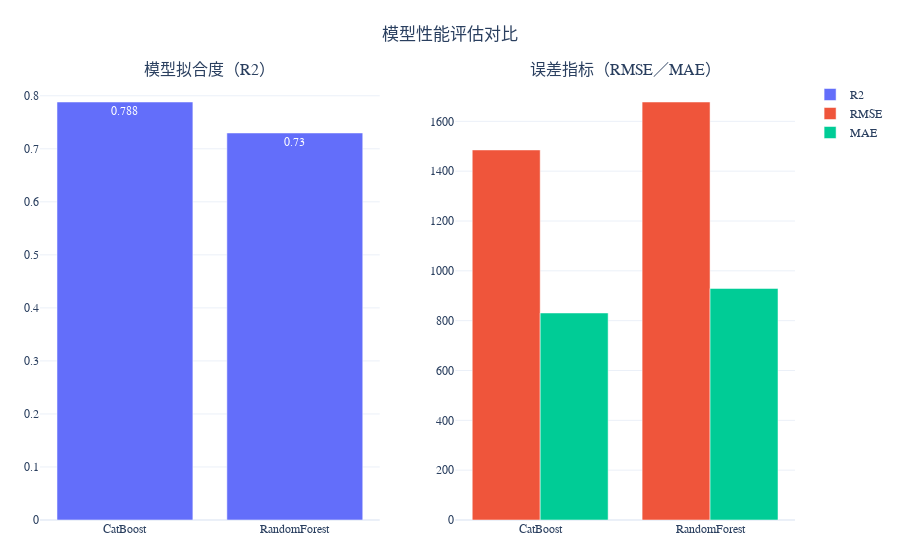
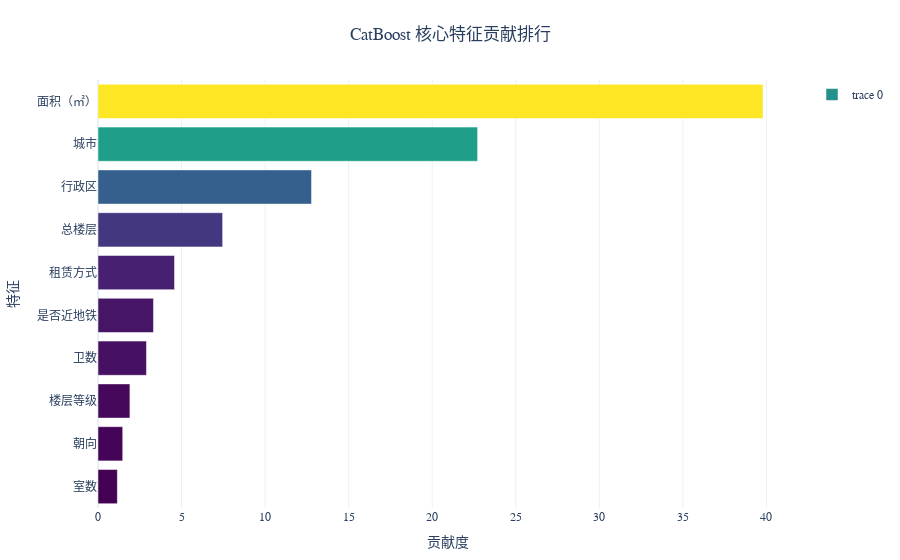

The notebook cell saved with these charts, in order:
### Code cell
def prepare_features(raw_df):
    df = raw_df.copy()
    df['is_subway'] = df['tags'].str.contains('近地铁', na=False).astype(int)

    cat_cols = ['city', 'rent_type', 'district', 'sub_district', 'orientation', 'floor_level']
    num_cols = ['area_sqm', 'bedrooms', 'living_rooms', 'bathrooms', 'total_floors', 'is_subway']
    target = 'price_avg'

    return df[cat_cols + num_cols + [target]], target, cat_cols

df_train, target_col, cat_features = prepare_features(df_clean)

pipeline = ModelPipeline(df_train, target_col, cat_features)

pipeline.run()

### Figure 1 — Plotly figure (JSON) as saved in the notebook; plotly's stock layout.template omitted (floating-point values rounded to 4 significant figures)
{"data": [{"marker": {"color": "#636EFA"}, "name": "R2", "text": [0.788, 0.73], "textposition": "auto", "x": ["CatBoost", "RandomForest"], "y": [0.7882, 0.7298], "type": "bar", "xaxis": "x", "yaxis": "y"}, {"marker": {"color": "#EF553B"}, "name": "RMSE", "x": ["CatBoost", "RandomForest"], "y": [1485.0, 1678.0], "type": "bar", "xaxis": "x2", "yaxis": "y2"}, {"marker": {"color": "#00CC96"}, "name": "MAE", "x": ["CatBoost", "RandomForest"], "y": [830.9, 929.3], "type": "bar", "xaxis": "x2", "yaxis": "y2"}], "layout": {"xaxis": {"anchor": "y", "domain": [0.0, 0.45]}, "yaxis": {"anchor": "x", "domain": [0.0, 1.0]}, "xaxis2": {"anchor": "y2", "domain": [0.55, 1.0]}, "yaxis2": {"anchor": "x2", "domain": [0.0, 1.0]}, "annotations": [{"font": {"size": 16}, "showarrow": false, "text": "模型拟合度（R2）", "x": 0.225, "xanchor": "center", "xref": "paper", "y": 1.0, "yanchor": "bottom", "yref": "paper"}, {"font": {"size": 16}, "showarrow": false, "text": "误差指标（RMSE／MAE）", "x": 0.775, "xanchor": "center", "xref": "paper", "y": 1.0, "yanchor": "bottom", "yref": "paper"}], "barmode": "group", "title": {"text": "模型性能评估对比", "x": 0.5, "y": 0.95, "xanchor": "center", "yanchor": "top"}, "font": {"family": "Microsoft YaHei", "size": 12}, "margin": {"l": 40, "r": 40, "t": 80, "b": 40}, "showlegend": true}}

### Figure 2 — Plotly figure (JSON) as saved in the notebook; plotly's stock layout.template omitted (floating-point values rounded to 4 significant figures)
{"data": [{"marker": {"color": [1.158, 1.48, 1.91, 2.9, 3.32, 4.579, 7.46, 12.78, 22.72, 39.8], "colorscale": [[0.0, "#440154"], [0.1111, "#482878"], [0.2222, "#3e4989"], [0.3333, "#31688e"], [0.4444, "#26828e"], [0.5556, "#1f9e89"], [0.6667, "#35b779"], [0.7778, "#6ece58"], [0.8889, "#b5de2b"], [1.0, "#fde725"]]}, "orientation": "h", "x": [1.158, 1.48, 1.91, 2.9, 3.32, 4.579, 7.46, 12.78, 22.72, 39.8], "y": ["室数", "朝向", "楼层等级", "卫数", "是否近地铁", "租赁方式", "总楼层", "行政区", "城市", "面积（㎡）"], "type": "bar"}], "layout": {"xaxis": {"title": {"text": "贡献度"}}, "yaxis": {"title": {"text": "特征"}}, "title": {"text": "CatBoost 核心特征贡献排行", "x": 0.5, "y": 0.95, "xanchor": "center", "yanchor": "top"}, "font": {"family": "Microsoft YaHei", "size": 12}, "margin": {"l": 40, "r": 40, "t": 80, "b": 40}, "showlegend": true}}
